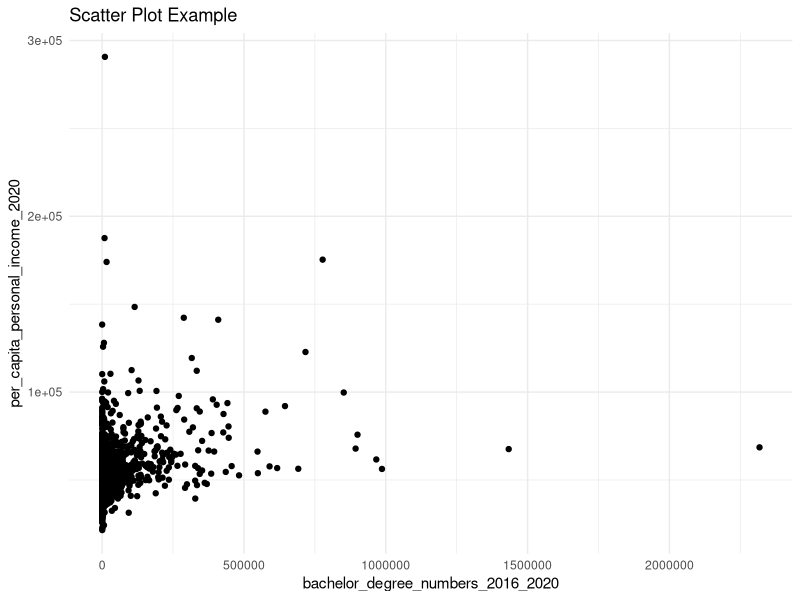
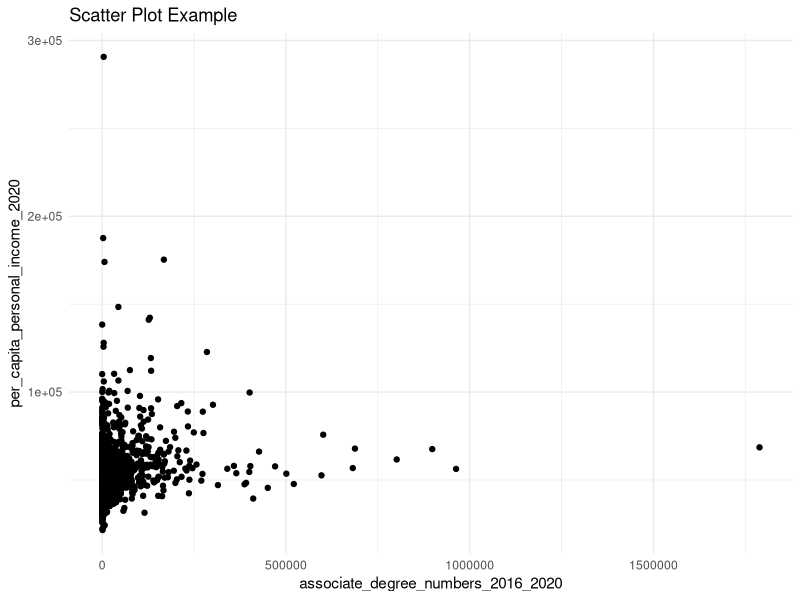
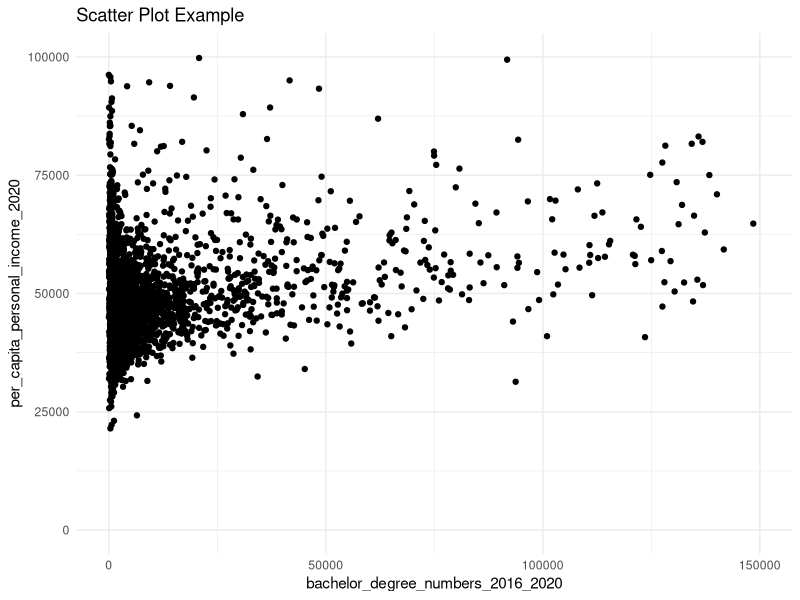
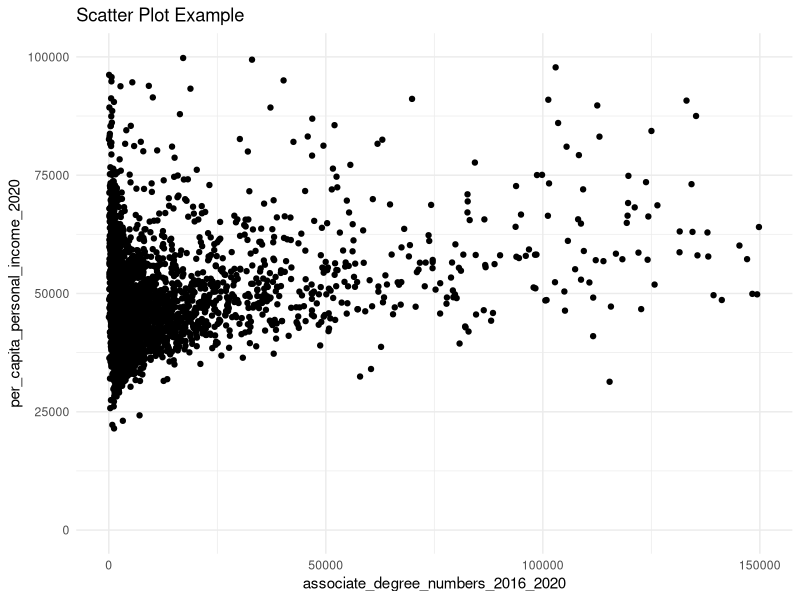

Recreate these plots in R, in order.
## ---- chunk 1
library(ggplot2)
library(dplyr)
library(tidyr)
## ---- chunk 2
data_counties <- read.csv("introdata_merged_counties.csv")
head(data_counties)
data_counties %>% drop_na()
## ---- chunk 3
summary(data_counties)
## ---- chunk 4
ggplot(data_counties, aes(x = bachelor_degree_numbers_2016_2020, y = per_capita_personal_income_2020 )) +
  geom_point() +
  theme_minimal() +
  labs(
    title = "Scatter Plot Example",
    x = "bachelor_degree_numbers_2016_2020",
    y = "per_capita_personal_income_2020" 
  ) 

ggplot(data_counties, aes(x = associate_degree_numbers_2016_2020 , y = per_capita_personal_income_2020 )) +
  geom_point() +
  theme_minimal() +
  labs(
    title = "Scatter Plot Example",
    x = "associate_degree_numbers_2016_2020",
    y = "per_capita_personal_income_2020"
  ) 

## ---- chunk 5
ggplot(data_counties, aes(x = bachelor_degree_numbers_2016_2020, y = per_capita_personal_income_2020 )) +
  geom_point() +
  theme_minimal() +
  labs(
    title = "Scatter Plot Example",
    x = "bachelor_degree_numbers_2016_2020",
    y = "per_capita_personal_income_2020" 
  ) + 
  scale_x_continuous(limits = c(0, 150000))  + 
  scale_y_continuous(limits = c(0, 100000))


ggplot(data_counties, aes(x = associate_degree_numbers_2016_2020 , y = per_capita_personal_income_2020 )) +
  geom_point() +
  theme_minimal() +
  labs(
    title = "Scatter Plot Example",
    x = "associate_degree_numbers_2016_2020",
    y = "per_capita_personal_income_2020"
  ) +
  scale_x_continuous(limits = c(0, 150000))  +
  scale_y_continuous(limits = c(0, 100000))

## ---- chunk 6
# find an metrics for determine extreme values
